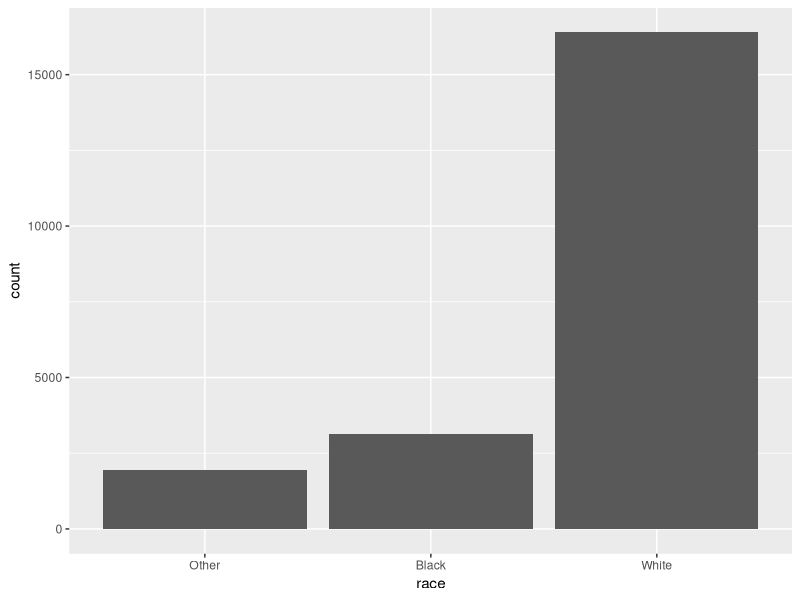
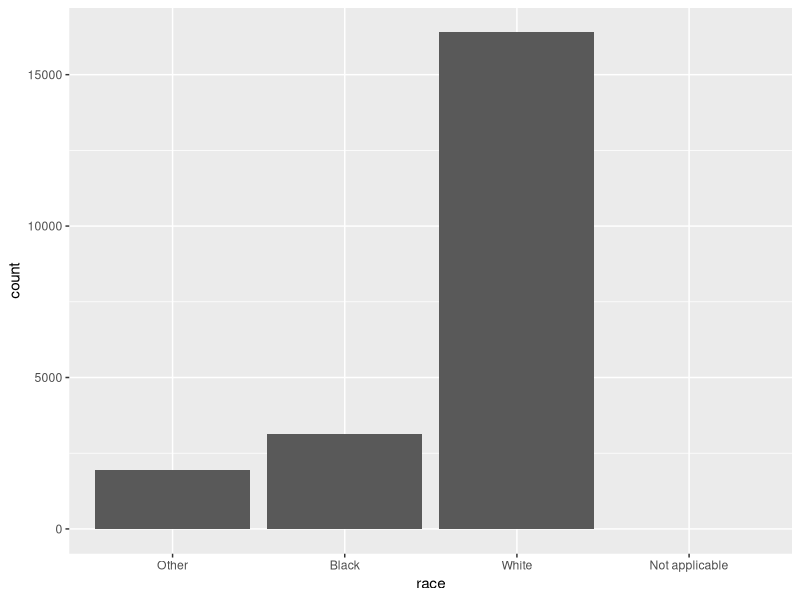
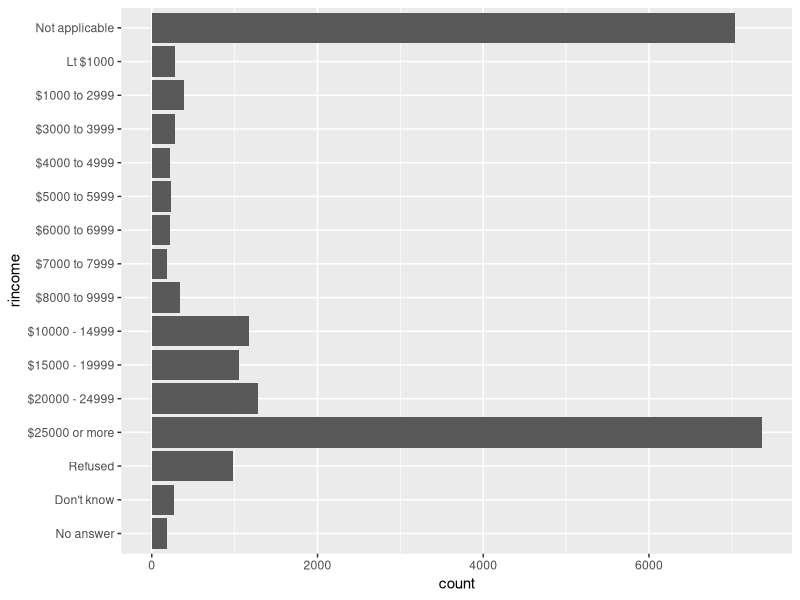
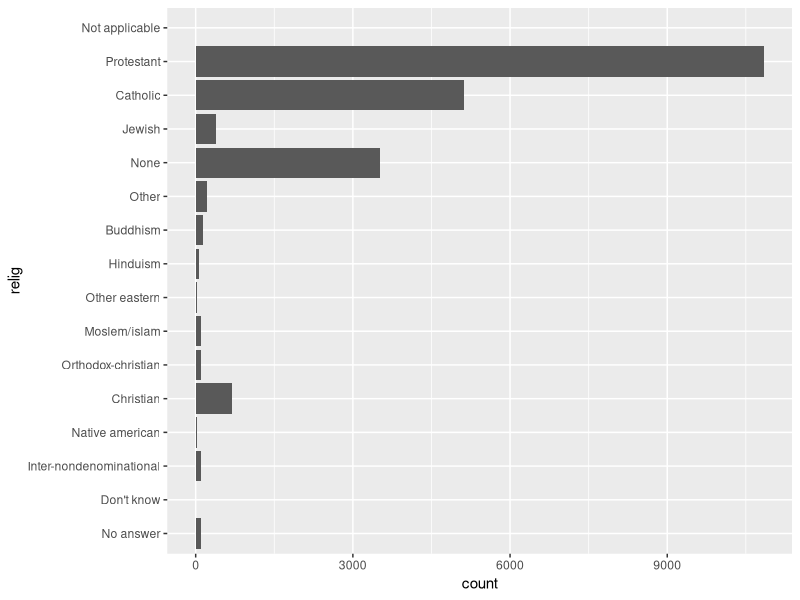
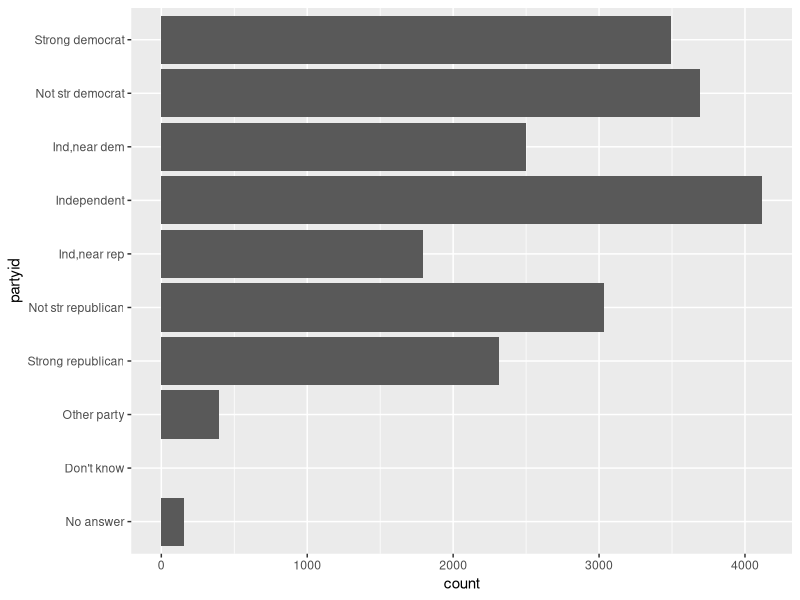
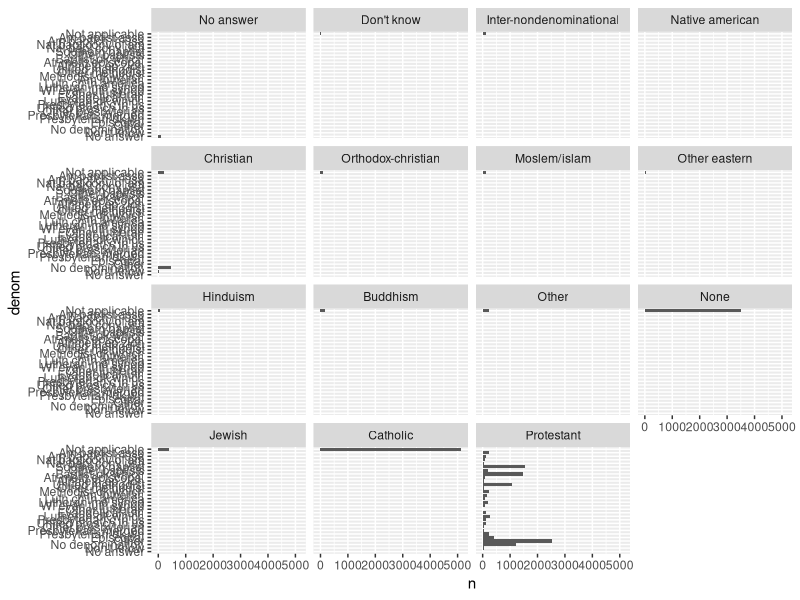
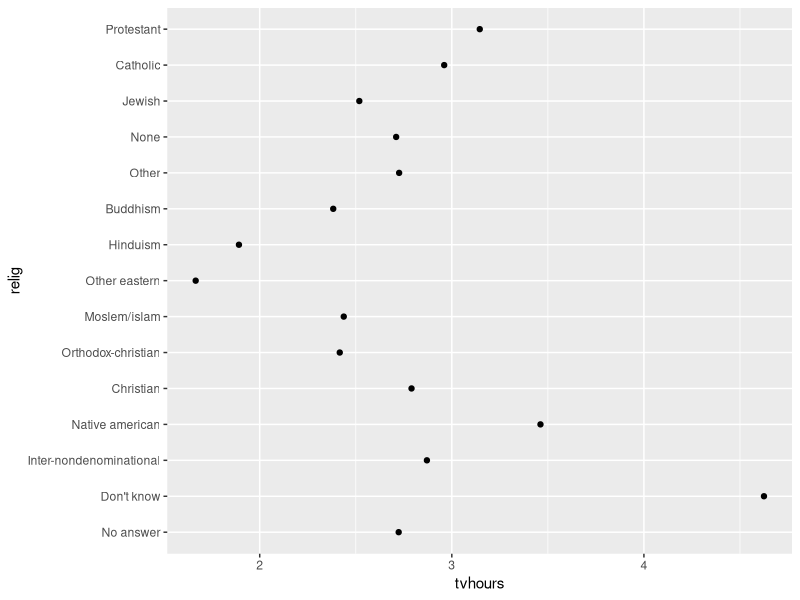
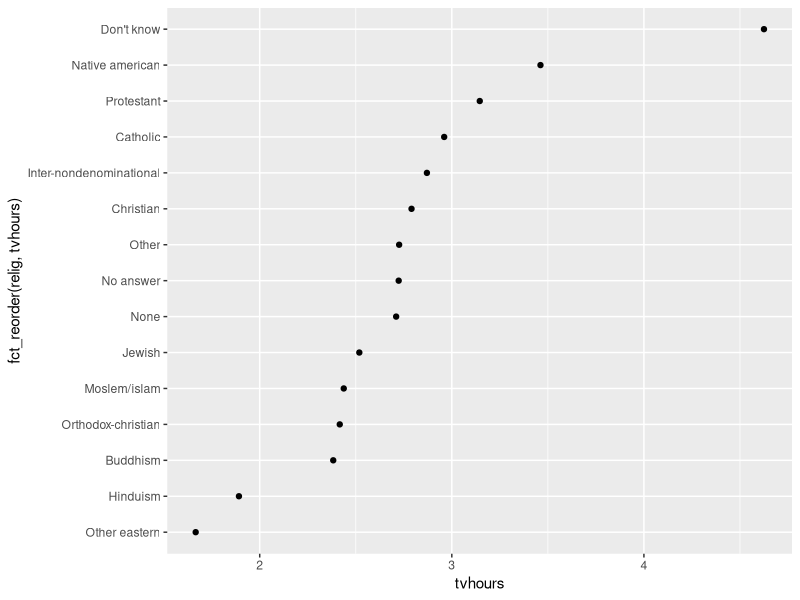

Reproduce these figures in R, in order.
## ---- chunk 1
library(tidyverse)
library(forcats)
## ---- chunk 2
forcats::gss_cat
gss_cat

# Count by race
gss_cat %>% 
  count(race)

# Plot by race
ggplot(gss_cat, aes(race))+
  geom_bar()

# Plot by race, including NA
ggplot(gss_cat, aes(race))+
  geom_bar()+
  scale_x_discrete(drop=F)
## ---- chunk 3
# 1. bar plot labels on x-axis are overlapping. I used coord_flip to list them on the y-axis.  

gss_cat %>% 
  count(rincome)

ggplot(gss_cat, aes(rincome))+
  geom_bar()+
  coord_flip()+
  scale_x_discrete(drop=F)

# 2. Protestant is most common. 

gss_cat %>% 
  count(relig)

ggplot(gss_cat, aes(relig))+
  geom_bar()+
  coord_flip()+
  scale_x_discrete(drop=F)

# Independent is the most common party id.
gss_cat %>% 
  count(partyid)


ggplot(gss_cat, aes(partyid))+
  geom_bar()+
  coord_flip()+
  scale_x_discrete(drop=F)

# 3. The denom applies mostly to Protestants. We can group by, filter, and count to see the Protestant denominations.

# We can use facetting to see that the pretstant religion has a number of denominations within it. 

relig_denom<-gss_cat %>% 
  group_by(relig,denom) %>% 
  filter(denom != "Not applicable") %>% 
  count()
relig_denom

p.denom<-gss_cat %>% 
  group_by(relig,denom) %>% 
  count() %>% 
  #filter(denom != "Not applicable") %>% 
  ggplot(aes(denom,n))+
  geom_bar(stat="identity")+
  coord_flip()+
  facet_wrap(~relig)
p.denom
## ---- chunk 4
relig_summary <- gss_cat %>%
  group_by(relig) %>%
  summarise(
    age = mean(age, na.rm = TRUE),
    tvhours = mean(tvhours, na.rm = TRUE),
    n = n()
  )

ggplot(relig_summary, aes(tvhours, relig)) + geom_point()

ggplot(relig_summary, aes(tvhours, fct_reorder(relig, tvhours))) +
  geom_point()

# Also:
relig_summary %>%
  mutate(relig = fct_reorder(relig, tvhours)) %>%
  ggplot(aes(tvhours, relig)) +
    geom_point()

# Income vs age:
rincome_summary <- gss_cat %>%
  group_by(rincome) %>%
  summarise(
    age = mean(age, na.rm = TRUE),
    tvhours = mean(tvhours, na.rm = TRUE),
    n = n()
  )

ggplot(rincome_summary, aes(age, fct_reorder(rincome, age))) + geom_point()
## ---- chunk 5
ggplot(rincome_summary, aes(age, fct_relevel(rincome, "Not applicable"))) +
  geom_point()
## ---- chunk 6
gss_cat %>% 
  mutate(marital = marital %>% fct_infreq()) %>% 
           ggplot(aes(marital))+
           geom_bar()

gss_cat %>% 
  mutate(marital = marital %>% fct_infreq() %>% fct_rev()) %>% 
           ggplot(aes(marital))+
           geom_bar()
## ---- chunk 7
# 1. The mean may not be a good value that describes the data because it is right skewed. The median will do.

gss_cat %>% 
  ggplot(aes("",tvhours))+
  geom_boxplot()

gss_cat %>% 
  summarize(mean.tv=mean(tvhours,na.rm=T),
            median.tv=median(tvhours,na.rm=T))

# 2. 
levels(gss_cat$marital)
# marital: order is arbitrary

levels(gss_cat$race)
# race: order is arbitrary

levels(gss_cat$rincome)
# rincome: order is principled

levels(gss_cat$partyid)
# partyid: order is principled, but what to do with "other party" and "independent"

levels(gss_cat$relig)
# relig: order is arbirary

levels(gss_cat$denom)
# denom: order is arbitrary, but should be group within relig

# 3. By default, fct_relevel adds values to values after the last one (after=0 is the default).
ggplot(rincome_summary, aes(age, fct_relevel(rincome, "Not applicable"))) +
  geom_point()

ggplot(rincome_summary, aes(age, fct_relevel(rincome, "$8000 to 9999"))) +
  geom_point()

ggplot(rincome_summary, aes(age, fct_relevel(rincome, "Not applicable", after = 6))) +
  geom_point()
## ---- chunk 8
gss_cat %>% 
  count(partyid)

gss_cat %>%
  mutate(partyid = fct_recode(partyid,
    "Republican, strong"    = "Strong republican",
    "Republican, weak"      = "Not str republican",
    "Independent, near rep" = "Ind,near rep",
    "Independent, near dem" = "Ind,near dem",
    "Democrat, weak"        = "Not str democrat",
    "Democrat, strong"      = "Strong democrat"
  )) %>%
  count(partyid)

gss_cat %>%
  mutate(partyid = fct_recode(partyid,
    "Republican, strong"    = "Strong republican",
    "Republican, weak"      = "Not str republican",
    "Independent, near rep" = "Ind,near rep",
    "Independent, near dem" = "Ind,near dem",
    "Democrat, weak"        = "Not str democrat",
    "Democrat, strong"      = "Strong democrat",
    "Other"                 = "No answer",
    "Other"                 = "Don't know",
    "Other"                 = "Other party"
  )) %>%
  count(partyid)

gss_cat %>%
  mutate(partyid = fct_collapse(partyid,
    other = c("No answer", "Don't know", "Other party"),
    rep = c("Strong republican", "Not str republican"),
    ind = c("Ind,near rep", "Independent", "Ind,near dem"),
    dem = c("Not str democrat", "Strong democrat")
  )) %>%
  count(partyid)

gss_cat %>%
  mutate(relig = fct_lump(relig)) %>%
  count(relig)

## Use the n parameter to specify how many values you want to keep (exclusing Other)
gss_cat %>%
  mutate(relig = fct_lump(relig, n = 10)) %>%
  count(relig, sort = TRUE) %>%
  print(n = Inf)

gss_cat %>%
  mutate(relig = fct_lump(relig, n = 4)) %>%
  count(relig, sort = TRUE) %>%
  print(n = Inf)

## ---- chunk 9
# 1. It looks like Republicans have decreased, Democrats stayed the same, and Independents have increased
gss_cat %>% 
    mutate(partyid2 = fct_collapse(partyid,
    other = c("No answer", "Don't know", "Other party"),
    rep = c("Strong republican", "Not str republican"),
    ind = c("Ind,near rep", "Independent", "Ind,near dem"),
    dem = c("Not str democrat", "Strong democrat")
  )) %>%
  filter(partyid2 != c("other")) %>% 
  group_by(year) %>% 
  count(partyid2) %>%
  mutate(prop = n/ sum(n)) %>% 
  ggplot(aes(year,prop,col=partyid2))+
  geom_point()+
  geom_line()

# 2.
levels(gss_cat$rincome)

# Try fct_collapse and group them into high, medium, and low earners

gss_cat %>%
  mutate(rincome = fct_collapse(rincome,
    `Other` = c("No answer", "Don't know","Refused","Not applicable"),
    `> $10000` = c("$25000 or more", "$20000 - 24999", "$15000 - 19999", "$10000 - 14999"),
    `$5000 to $10000` = c("$8000 to 9999", "$7000 to 7999", "$6000 to 6999", "$5000 to 5999"),
    `< $5000` = c("$4000 to 4999", "$3000 to 3999", "$1000 to 2999", "Lt $1000")
  )) %>%
  ggplot(aes(x=rincome))+
  coord_flip()+
  geom_bar()
